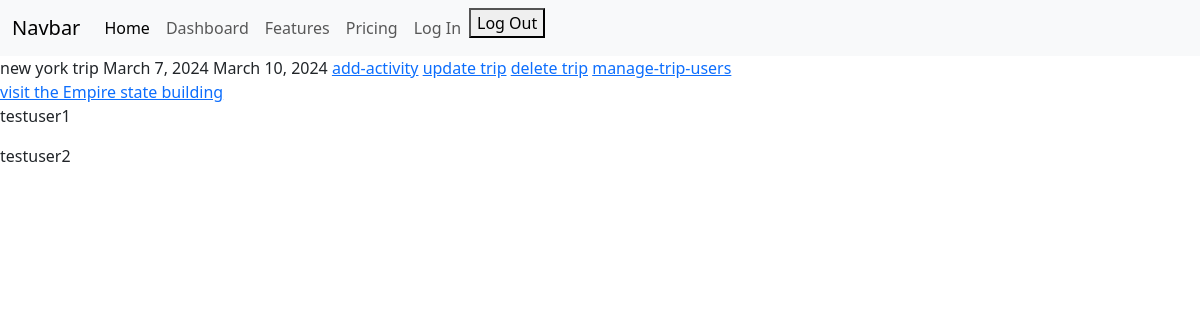
Screenshot of /trip/7 (signed in) with the database file from the repository.
### travel/models.py (models this page shows)
class Trip(models.Model):
    name = models.CharField(max_length = 100)
    admin = models.ForeignKey(User, on_delete = models.CASCADE, related_name = 'trip_admin')
    start_date = models.DateField()
    end_date = models.DateField()
    users = models.ManyToManyField(User)

class Activity(models.Model):
    trip = models.ForeignKey(Trip, on_delete = models.CASCADE, null=True)
    name = models.CharField(max_length = 100)
    start_time = models.DateTimeField()
    end_time = models.DateTimeField()
    link = models.URLField()

### travel/views.py (the view)
# urls.py: path('trip/<int:pk>', TripDetailView.as_view(), name='trip-detail'),
class TripDetailView(LoginRequiredMixin, DetailView):
    model = Trip
    def get_context_data(self, **kwargs):
        context = super().get_context_data(**kwargs)
        context['activities'] = Activity.objects.filter(trip = self.get_object())
        return context

### travel/templates/travel/trip_detail.html
{% extends "travel/base.html" %}
{% block content %}
{{ object.name }}
{{object.start_date}}
{{object.end_date}}
<a href="{% url 'add-activity' trip.pk %}">add-activity</a>
<a href="{% url 'update-trip-details' trip.pk %}">update trip</a>
<a href="{% url 'delete-trip' trip.pk %}">delete trip</a>
<a href="{% url 'manage-trip-users' trip.pk %}">manage-trip-users</a>
{% for activity in activities %}
<br>
<a href="{% url 'activity-detail' activity.pk %}">{{activity.name}}</a>
{% endfor %}
{% for user in object.users.all %}
<p>{{ user.username }}</p>
{% endfor %}
{% endblock content %}

### rows the page displays
Trip: name "new york trip", start_date "March 7, 2024", end_date "March 10, 2024"
Activity: name "visit the Empire state building"

### other values shown
{{ user.username }} "testuser1"
{{ user.username }} "testuser2"
